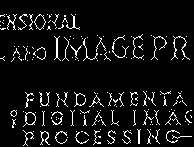
#> input picture project-the-big-dipper/curImage.jpg, 194 x 147 px
$ python -i Skeletonize.py   (imports and definitions only)
#> lines starting #> are read from the running program, lines starting #| are printed output that depends on the picture; after the words box and inside, x2 and y2 are one past the last pixel; in counts of white or black regions, pixels touching at a corner belong together
#> further down, picture is the input picture: shape (147, 194); min 0, max 255, mean 17.8
### project-the-big-dipper/Morphology.py
#Perform Morphological functions here

#currently just binary, will add otsu/monochrome compatibility

import numpy as np

class Morphology:

    def dilate(self, image):
        """Performs dilation on input image
        takes as input:
        image: a binary image
        returns: a binary image"""

        final_img = image.copy()

        black = 0
        white = 0
        for i in range (0, np.size(image,0) - 1):
            for j in range(0, np.size(image, 1) - 1):
                if(image[i][j] == 255):
                    white = white + 1
                else:
                    black = black + 1

        if (white > black):
            for i in range(0, np.size(image, 0) - 1):
                top = i - 1
                bottom = i + 1
                if top < 0:
                    top = 0
                if bottom > np.size(image, 0):
                    bottom = np.size(image, 0)

                for j in range(0, np.size(image, 1) - 1):
                    left = j - 1
                    right = j + 1
                    if left < 0:
                        left = 0
                    if right > np.size(image, 1):
                        right = np.size(image, 1)

                    # perform function
                    if (image[top][j] and image[bottom][j] and image[i][left] and image[i][right] and image[i][j]) == 255:
                        final_img[i][j] = 255
                    else:
                        final_img[i][j] = 0


        else:
            for i in range(0, np.size(image,0) - 1):
                top = i - 1
                bottom = i + 1
                if top < 0:
                    top = 0
                if bottom > np.size(image,0):
                    bottom = np.size(image,0)

                for j in range(0,np.size(image,1) - 1):
                    left = j - 1
                    right = j + 1
                    if left < 0:
                        left = 0
                    if right > np.size(image,1):
                        right = np.size(image,1)

                    #perform function
                    if (image[top][j] or image[bottom][j] or image[i][left] or image[i][right] or image[i][j]) == 255:
                        final_img[i][j] = 255
                    else:
                        final_img[i][j] = 0

        return final_img

    def erosion(self, image):
        """Performs erosion on input image
        takes as input:
        image: a binary image
        returns: a binary image"""

        final_img = image.copy()

        black = 0
        white = 0
        for i in range (0, np.size(image,0) - 1):
            for j in range(0, np.size(image, 1) - 1):
                if(image[i][j] == 255):
                    white = white + 1
                else:
                    black = black + 1

        if (white > black):
            for i in range(0, np.size(image, 0) - 1):
                top = i - 1
                bottom = i + 1
                if top < 0:
                    top = 0
                if bottom > np.size(image, 0):
                    bottom = np.size(image, 0)

                for j in range(0, np.size(image, 1) - 1):
                    left = j - 1
                    right = j + 1
                    if left < 0:
                        left = 0
                    if right > np.size(image, 1):
                        right = np.size(image, 1)

                    # perform function
                    if (image[top][j] or image[bottom][j] or image[i][left] or image[i][right] or image[i][j]) == 255:
                        final_img[i][j] = 255
                    else:
                        final_img[i][j] = 0

        else:
            for i in range(0, np.size(image , 0) - 1):
                top = i - 1
                bottom = i + 1
                if top < 0:
                    top = 0
                if bottom > np.size(image,0):
                    bottom = np.size(image,0)

                for j in range(0,np.size(image , 1) - 1):
                    left = j - 1
                    right = j + 1
                    if left < 0:
                        left = 0
                    if right > np.size(image,1):
                        right = np.size(image,1)

                    #perform function
                    if (image[top][j] and image[bottom][j] and image[i][left] and image[i][right] and image[i][j]) == 255:
                        final_img[i][j] = 255
                    else:
                        final_img[i][j] = 0

        return final_img

    # [39 lines left out: functions close, open, close_open, open_close, not called in this run]

### project-the-big-dipper/Skeletonize.py
import numpy as np
import cv2
import Morphology

class Skeletonize:
    def erode(self, img):
        [w, h] = img.shape
        eroded = img.copy()
        for i in range(w-1):
            for j in range(h-1):
                if img[i][j] == 0 or img[i-1][j] == 0 or img[i+1][j] == 0 or img[i][j-1] == 0 or img[i][j+1] == 0:
                    eroded[i][j] = 0

        return eroded

    def dilate(self, img):
        [w, h] = img.shape
        dilated = img.copy()
        for i in range(w - 1):
            for j in range(h - 1):
                if img[i][j] == 255 or img[i - 1][j] == 255 or img[i + 1][j] == 255 or img[i][j - 1] == 255 or img[i][j + 1] == 255:
                    dilated[i][j] = 255

        return dilated

    def bitwise_not(self, img):
        [w, h] = img.shape
        not_img = np.zeros((w, h), dtype = 'uint8')
        for i in range(w):
            for j in range(h):
                if img[i][j] == 0:
                    not_img[i][j] = 255
        return not_img

    def subtract(self, img, mask):
        [w, h] = img.shape
        subtracted = np.zeros((w, h), dtype='uint8')
        mask = self.bitwise_not(mask)
        for i in range(w):
            for j in range(h):
                if mask[i][j] == 255 and img[i][j] == 255:
                    subtracted[i][j] = 255
        return subtracted

    def bitwise_or(self, img, mask):
        [w, h] = img.shape
        or_img = np.zeros((w, h), dtype='uint8')
        for i in range(w):
            for j in range(h):
                if mask[i][j] == 255 or img[i][j] == 255:
                    or_img[i][j] = 255

        return or_img

    def skeletonize(self, img):
        morph_obj = Morphology.Morphology()
        skeleton = np.zeros(img.shape, np.uint8)
        done = False
        while not done:
            size_before = cv2.countNonZero(img)
            eroded = morph_obj.erosion(img)
            dilated = morph_obj.dilate(eroded)
            mask = self.subtract(img, dilated)
            skeleton = self.bitwise_or(skeleton, mask)
            img = eroded.copy()
            size_after = cv2.countNonZero(img)
            print("size before: ", size_before)
            print("size after: ",size_after)
            if size_before == size_after:
                done = True
#> this loop made 3 passes
#> (size_before, size_after) on passes 1 to 3: (7424, 87), (87, 17), (17, 17)
#| size before:  7424
#| size after:  87
#| size before:  87
#| size after:  17
#| size before:  17
#| size after:  17
#> pass 1, in skeletonize, `eroded = morph_obj.erosion(img)`:
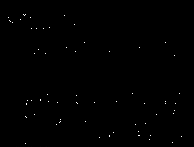
#> eroded: shape (147, 194); min 0, max 255, mean 0.6
#> pass 1, in subtract, `mask = self.bitwise_not(mask)`:
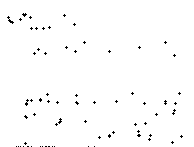
#> mask: shape (147, 194); 98.8% white; black in thin lines or dots, all inside (x1, y1, x2, y2) = (7, 13, 183, 147)
#> pass 1, in skeletonize, `mask = self.subtract(img, dilated)`:
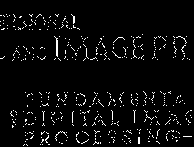
#> mask: shape (147, 194); 4% white in thin lines or dots, all inside (x1, y1, x2, y2) = (0, 14, 192, 146)
#> after the loop:
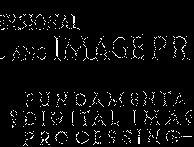
#> skeleton: shape (147, 194); 4.3% white in thin lines or dots, all inside (x1, y1, x2, y2) = (0, 14, 192, 146)

        cv2.imshow("eroded", eroded)
        cv2.imshow("skeleton", skeleton)
        cv2.waitKey(0)
        cv2.destroyAllWindows()
        return skeleton

>>> import cv2
>>> picture = cv2.imread('curImage.jpg', cv2.IMREAD_GRAYSCALE)
>>> result = Skeletonize().skeletonize(picture)
